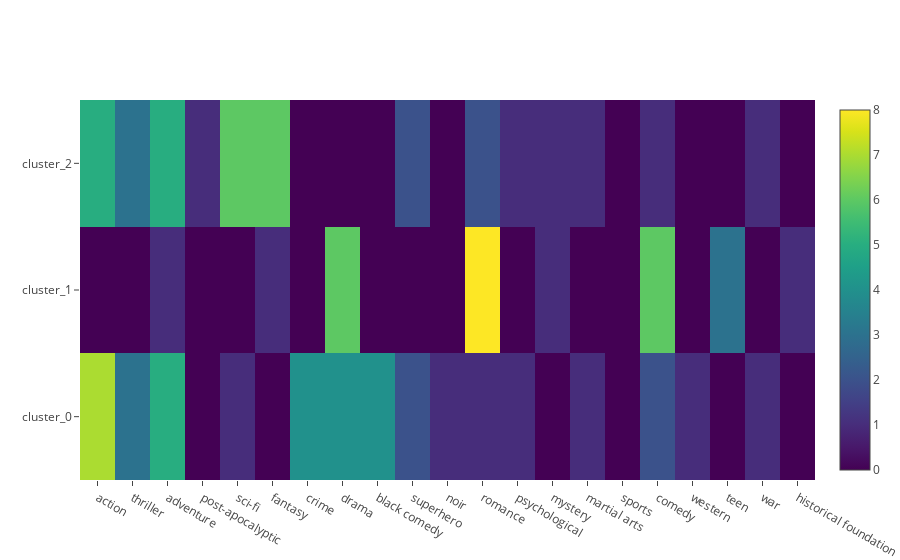

Write notebook code for a chart like this one.
### Code cell
# plot a heatmap of feature per cluster
df = pd.DataFrame(by_genre).abs()
df['y'] = genre_clustered
grouped = df.groupby(['y'], sort=True)
sums = grouped.sum()

data = [go.Heatmap(z=sums.values.tolist(),
                  y=['cluster_{}'.format(k) for k in range(n_clusters)],
                   x=genres,
                   colorscale='Viridis'
                  )
       ]
iplot(data)

### Figure 1 — Plotly figure (JSON) as saved in the notebook; plotly's stock layout.template omitted (floating-point values rounded to 4 significant figures)
{"data": [{"colorscale": "Viridis", "type": "heatmap", "x": ["action", "thriller", "adventure", "post-apocalyptic", "sci-fi", "fantasy", "crime", "drama", "black comedy", "superhero", "noir", "romance", "psychological", "mystery", "martial arts", "sports", "comedy", "western", "teen", "war", "historical foundation"], "y": ["cluster_0", "cluster_1", "cluster_2"], "z": [[7, 3, 5, 0, 1, 0, 4, 4, 4, 2, 1, 1, 1, 0, 1, 0, 2, 1, 0, 1, 0], [0, 0, 1, 0, 0, 1, 0, 6, 0, 0, 0, 8, 0, 1, 0, 0, 6, 0, 3, 0, 1], [5, 3, 5, 1, 6, 6, 0, 0, 0, 2, 0, 2, 1, 1, 1, 0, 1, 0, 0, 1, 0]]}], "layout": {}}
